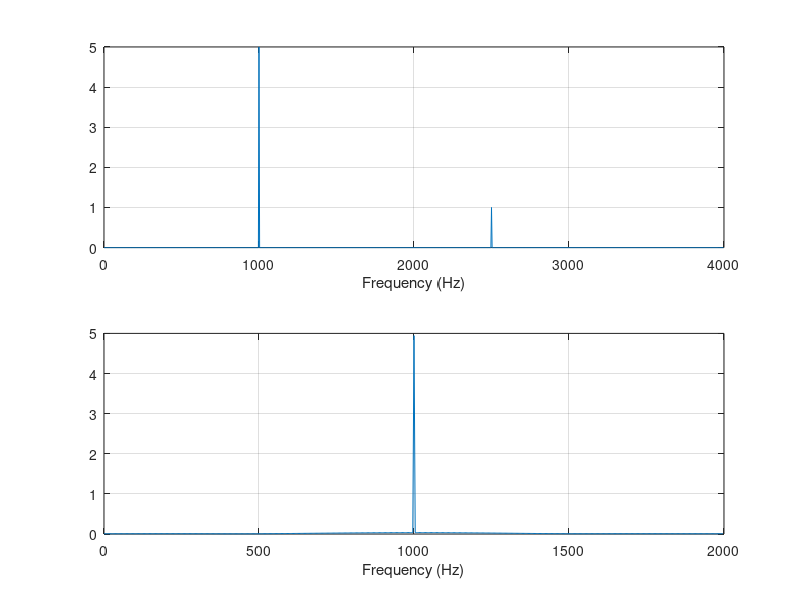

This chart was generated by the following MATLAB code:
% MATLAB Program 11.5 
% Polyphase implementation for downsampling for Figure 11.22
% down sampling filter  ( see Chapter 7  for FIR filter design)
close all; clear all;clc;
B =[0.00074961181416   0.00247663033476   0.00146938649416  -0.00440446121505 ...
  -0.00910635730662   0.00000000000000   0.02035676831506   0.02233710562885...
  -0.01712963672810  -0.06376620649567  -0.03590670035210   0.10660980550088...
  0.29014909103794   0.37500000000000   0.29014909103794   0.10660980550088...
  -0.03590670035210  -0.06376620649567  -0.01712963672810   0.02233710562885...
  0.02035676831506   0.00000000000000  -0.00910635730662  -0.00440446121505...
  0.00146938649416   0.00247663033476   0.00074961181416];
% generate 2048 samples
fs=8000;                                           % sampling rate
N=2048;                                           % number of samples 
M=2;                                                 % down sample factor
n=0:1:N-1;
x=5*sin(n*pi/4)+cos(5*n*pi/8);
% Compute single-side amplitude spectrum 
% AC component will be doubled, and DC component will be kept as the same
X=2*abs(fft(x,N))/N;X(1)=X(1)/2; 
% map the frequency index  up to the folding frequency to the frequency in Hz
f=[0:1:N/2-1]*fs/N;        
%down sampling using the polyphase method
w0=x(1:M:N); p0=B(1:M:length(B)); % down sampling
w1=filter([0 1],1,x); % delay one sample
w1=w1(1:2:N); p1=B(2:M:length(B)); % down sampling 
y=filter(p0,1,w0)+filter(p1,1,w1);
NM=length(y);                        % length of the down sampled data
% compute single-side amplitude spectrum for the down sampled signal
Y=2*abs(fft(y,NM))/NM;Y(1)=Y(1)/2;
% map the frequency index to the frequency in Hz
fsM=[0:1:NM/2-1]*(fs/M)/NM;  
% plot spectrums
subplot(2,1,1);plot(f,X(1:1:N/2));grid; xlabel('Frequency (Hz)');
subplot(2,1,2);plot(fsM,Y(1:1:NM/2));grid; xlabel('Frequency (Hz)');
